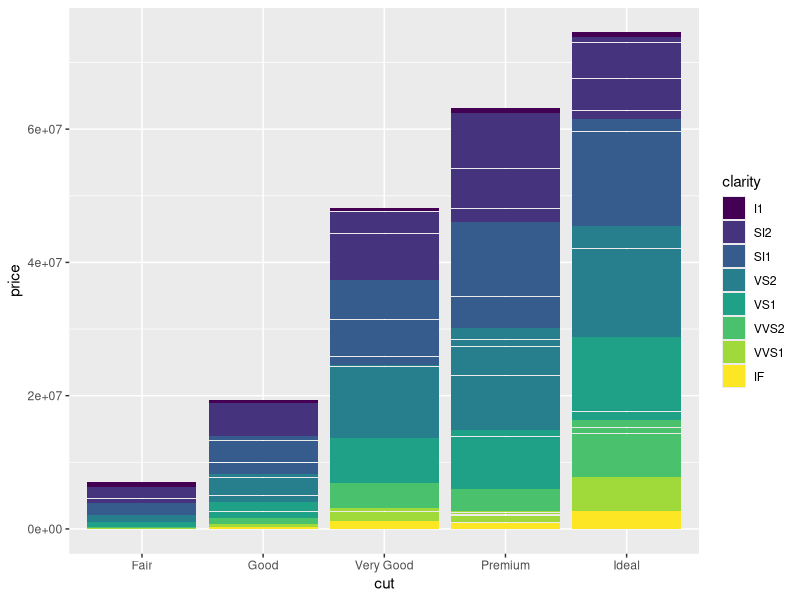
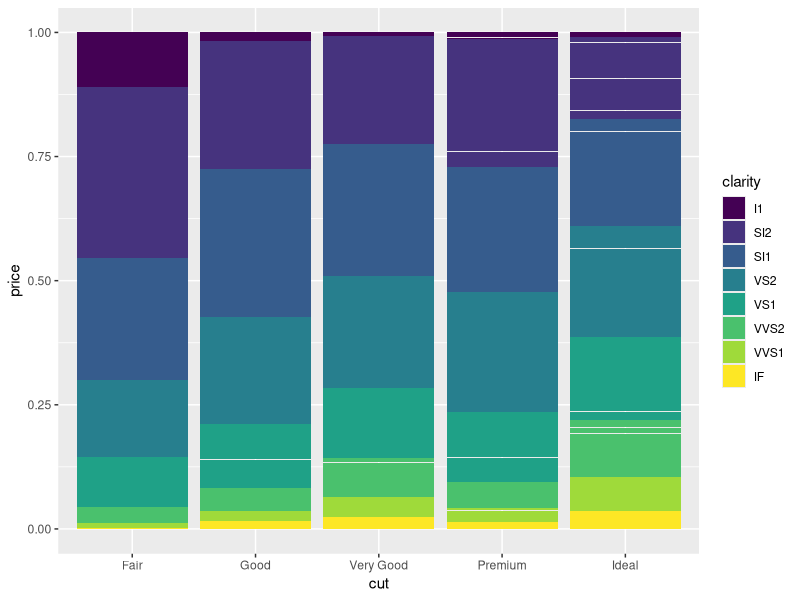
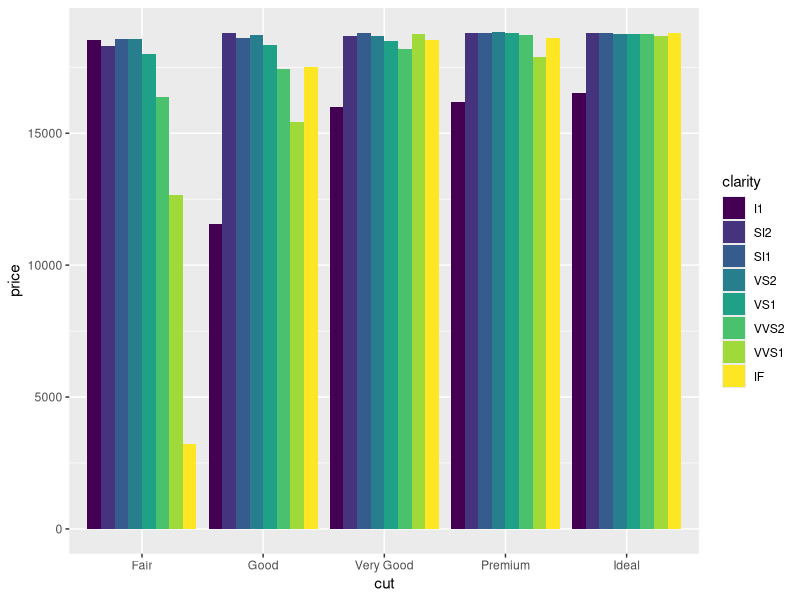
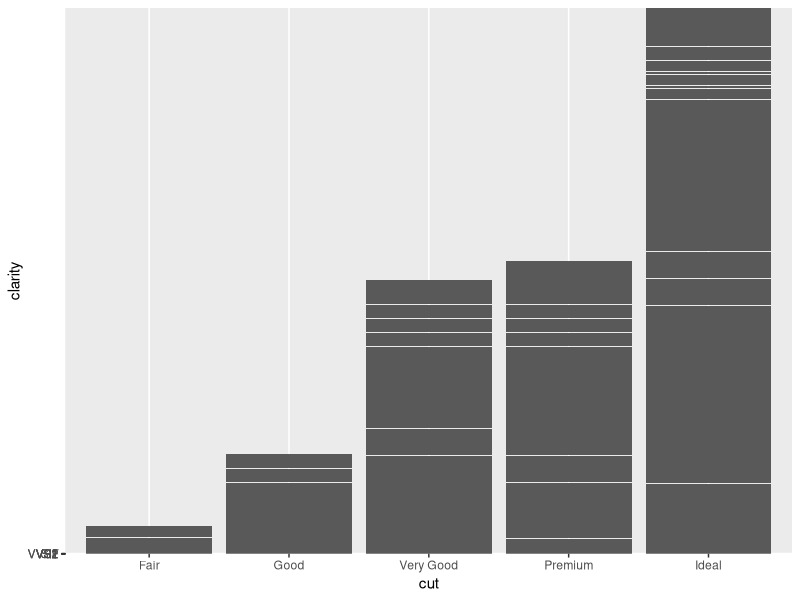
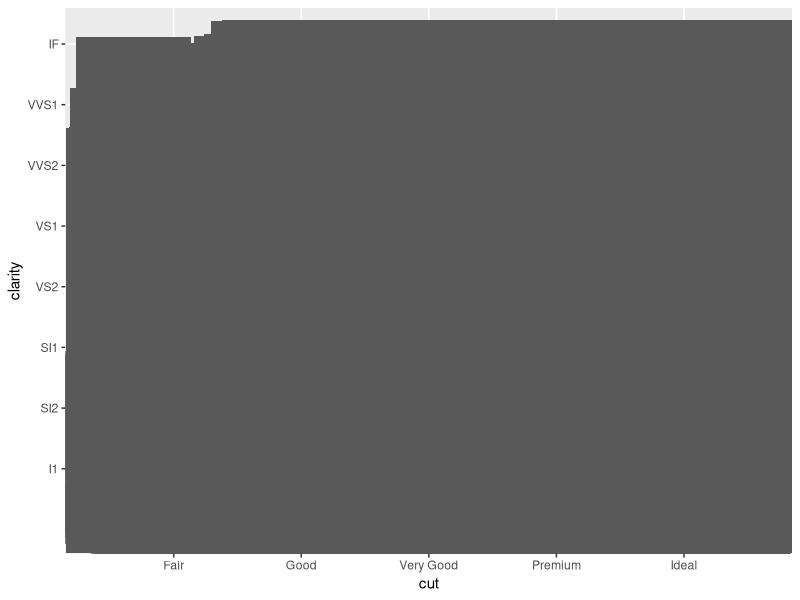
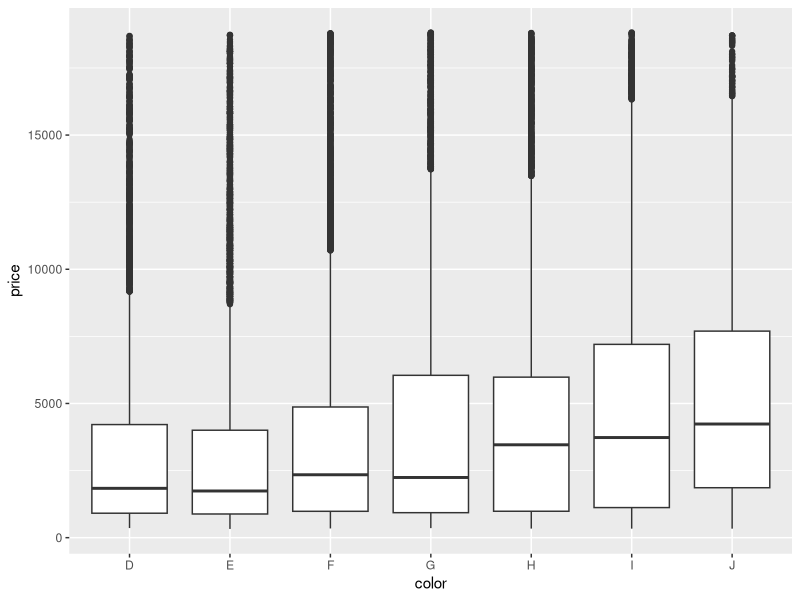
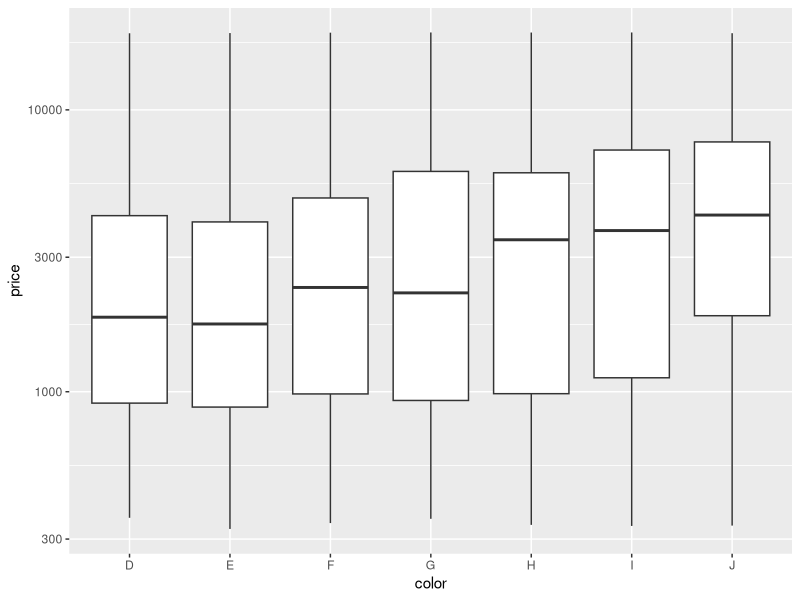
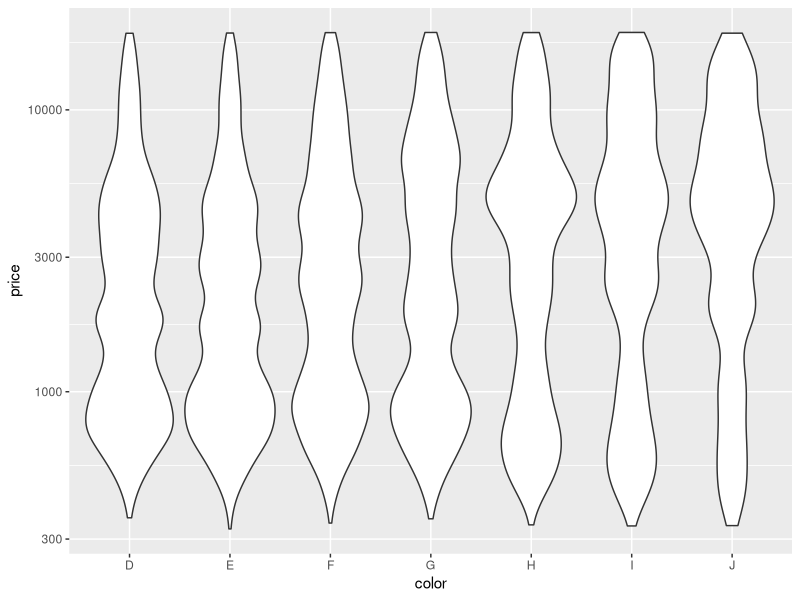

R code for these plots, in order:
# Exercise 2: advanced ggplot2 practice

# Install and load the `ggplot2` package
#install.packages('ggplot2')
library("ggplot2")

# For this exercise you will again be working with the `diamonds` data set.
# Use `?diamonds` to review details about this data set
?diamonds

## Position Adjustments

# Draw a column (bar) chart of diamonds cuts by price, with each bar filled by 
# clarity. You should see a _stacked_ bar chart.
ggplot(data = diamonds) + geom_col(mapping = aes(x = cut, y = price, fill = clarity))

# Draw the same chart again, but with each element positioned to "fill" the y axis
ggplot(data = diamonds) + geom_col(mapping = aes(x = cut, y = price, fill = clarity), position = "fill")


# Draw the same chart again, but with each element positioned to "dodge" each other
ggplot(data = diamonds) + geom_col(mapping = aes(x = cut, y = price, fill = clarity), position = "dodge")


# Draw a plot with point geometry with the x-position mapped to `cut` and the 
# y-position mapped to `clarity`
# This creates a "grid" grouping the points
ggplot(data = diamonds) + geom_col(mapping = aes(x = cut, y = clarity))

# Use the "jitter" position adjustment to keep the points from all overlapping!
# (This works a little better with a sample of diamond data, such as from the 
# previous exercise).
ggplot(data = diamonds) + geom_col(mapping = aes(x = cut, y = clarity), position = "jitter")


## Scales

# Draw a "boxplot" (with `geom_boxplot`) for the diamond's price (y) by color (x)
ggplot(data = diamonds) + geom_boxplot(mapping = aes(x = color, y = price))

# This has a lot of outliers, making it harder to read. To fix this, draw the 
# same plot but with a _logarithmic_ scale for the y axis.
ggplot(data = diamonds) + geom_boxplot(mapping = aes(x = color, y = price)) + scale_y_log10()


# For another version, draw the same plot but with `violin` geometry instead of 
# `boxplot` geometry!
# How does the logarithmic scale change the data presentation?
ggplot(data = diamonds) + geom_violin(mapping = aes(x = color, y = price)) + scale_y_log10()


# Another interesting plot: draw a plot of the diamonds price (y) by carat (x), 
# using a heatmap of 2d bins (geom_bin2d)
# What happens when you make the x and y channels scale logarithmically?
ggplot(data = diamonds) + geom_bin2d(mapping = aes(x = carat, y = price)) + scale_x_log10() + scale_y_log10()

# Draw a scatter plot for the diamonds price (y) by carat (x). Color each point
# by the clarity (Remember, this will take a while. Use a sample of the diamonds 
# for faster results)
ggplot(data = diamonds) + geom_point(mapping = aes(x = carat, y = price, color = clarity))

# Change the color of the previous plot using a ColorBrewer scale of your choice. 
# What looks nice?
ggplot(data = diamonds) + geom_point(mapping = aes(x = carat, y = price, color = clarity), color = "pink")



## Coordinate Systems

# Draw a bar chart with x-position and fill color BOTH mapped to cut
# For best results, SET the `width` of the geometry to be 1 (fill plot, no space
# between)
# TIP: You can save the plot to a variable for easier modifications
bar <- ggplot(data = diamonds) + geom_bar(mapping = aes(x = cut, fill = cut), width = 1)
bar

# Draw the same chart, but with the coordinate system flipped
bar + coord_flip()

# Draw the same chart, but in a polar coordinate system. It's a Coxcomb chart!
bar + coord_polar()


## Facets

# Take the scatter plot of price by carat data (colored by clarity) and add 
# _facets_ based on the diamond's `color`
ggplot(data = diamonds) + geom_point(mapping = aes(x = carat, y = price, color = clarity), color = "pink") + facet_wrap(~ color)


## Saving Plots

# Use the `ggsave()` function to save the current (recent) plot to disk.
# Name the output file "my-plot.png".
# Make sure you've set the working directory!!
ggsave("my-plot.png")


